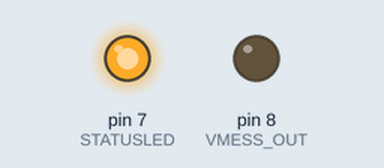
This sketch was run on a simulated Arduino Uno, built with avr-gcc and run on an emulated ATmega328P. On the bench: output pins drawn as LEDs (lit = HIGH). No radio packets arrive unless stated; pins used as bus, display or sensor lines are not drawn.

Above: at 0.1 s.
Timing chart, 0 to 1.6 s (numbered marks = the images above):
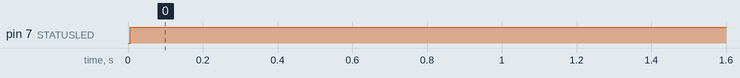

The sketch:

slavenode_BMP85.ino
```cpp
/*
A basic scetch for a slavenode
It has everything inside that it needs to operate inside the network.
Just add the specific code for your sensor(s)
Look for this lines: //****

*/
// Define a valid radiochannel here
#define RADIOCHANNEL 90
// This node: Use octal numbers starting with "0": "041" is child 4 of node 1
#define NODE 02
// The CE Pin of the Radio module
#define RADIO_CE_PIN 10
// The CS Pin of the Radio module
#define RADIO_CSN_PIN 9
// The pin of the statusled
#define STATUSLED 7
// The outputpin for batterycontrol for the voltagedivider
#define VMESS_OUT 8
// Zhe inputpin for batterycontrol
#define VMESS_IN A0
// the divider to get the real voltage from ADC
#define VOLTAGEDIVIDER 1600

// ------ End of configuration part ------------

#include <RF24Network.h>
#include <RF24.h>
#include <SPI.h>
#include <JeeLib.h>  // Include library containing low power functions
//****
// some includes for your sensor(s)
//****
#include <Wire.h>
#include <BMP085.h>
/* BMP085 Luftdrucksensor
   Connections
   ===========
   Connect SCL to analog 5
   Connect SDA to analog 4
   Connect 5V to 5V DC
   Connect GROUND to common ground
*/
BMP085 bmp;

// Structure of our payload
struct payload_t
{
  uint16_t orderno;
  uint16_t seq;
  float value;
};

payload_t payload;

enum mode_t { sleep, listen_radio } mode;

RF24NetworkHeader rxheader;
RF24NetworkHeader txheader(0);

unsigned int sleeptime = 0;
boolean init_finished = false;
boolean radio_always_on = false;
int loopcount=0;
int loopcountmax = 9;

ISR(WDT_vect) { Sleepy::watchdogEvent(); } // Setup for low power waiting

// nRF24L01(+) radio attached using Getting Started board
// Usage: radio(CE_pin, CS_pin)
RF24 radio(RADIO_CE_PIN,RADIO_CSN_PIN);

// Network uses that radio
RF24Network network(radio);


void setup(void) {

//    Serial.begin(9600);
//    Serial.println("Init:");

  int i = 0;
  bool mode_init_tx=true;
  pinMode(STATUSLED, OUTPUT);
  pinMode(VMESS_OUT, OUTPUT);
  pinMode(VMESS_IN, INPUT);
  analogReference(INTERNAL);
  SPI.begin();
  radio.begin();
  //****
  // put anything else to init here
  //****
  Wire.begin();
  bmp.begin();
  // end aditional init
  network.begin(RADIOCHANNEL, NODE);
  radio.setDataRate(RF24_250KBPS);
  digitalWrite(STATUSLED,HIGH);
  // initialisation beginns: set sleeptime
  while ( ! init_finished ) {
    // Ask the master for initilisation
    if ( i > 10 ) {
      if (mode_init_tx) {
        txheader.type=119;
        payload.orderno=0;
        payload.seq=0;
        payload.value=0;
        network.write(txheader,&payload,sizeof(payload));
        i = 0;
      }
    }
    delay(20);
    network.update();
    if ( network.available() ) {
      RF24NetworkHeader rxheader;
      network.read(rxheader,&payload,sizeof(payload));
      mode_init_tx=false;
      switch (rxheader.type) {
        case 119: {
          if ( sleeptime > 0 ) init_finished=true;
          mode = sleep;
          break; }
        case 112: {
          radio_always_on = (payload.value > 0.5);
          mode = sleep;
          break; }
        case 111: {
        // Init des Sleeptimers
          sleeptime=payload.value;
          txheader.type=111;
          network.write(txheader,&payload,sizeof(payload));
//     Serial.print("sleeptime: ");
//     Serial.println(sleeptime);
          break; }
      }
    }
    i++;
    if ( i > 100 ) { mode_init_tx = true; digitalWrite(STATUSLED,LOW); }
  }
  digitalWrite(STATUSLED,LOW);
}


float read_battery_voltage(void) {
  float vmess;
  digitalWrite(VMESS_OUT, HIGH);
  Sleepy::loseSomeTime(100);      // Wait 100ms
  vmess=analogRead(VMESS_IN);
  vmess=vmess+analogRead(VMESS_IN);
  vmess=vmess+analogRead(VMESS_IN);
  vmess=vmess+analogRead(VMESS_IN);
  vmess=vmess+analogRead(VMESS_IN);
  digitalWrite(VMESS_OUT, LOW);
  return vmess / VOLTAGEDIVIDER;
}

void loop(void) {
//  digitalWrite(STATUSLED,HIGH);
  Sleepy::loseSomeTime(100);
  network.update();
  if ( network.available() ) {
    RF24NetworkHeader header;
    network.read(header,&payload,sizeof(payload));
    // stay longer awake and listen 3 seconds
    loopcountmax=30;
    switch (header.type) {
      case 1:
        txheader.type=1;
        //****
        // insert here: payload.value=[result from sensor]
        payload.value=bmp.readTemperature();
//     Serial.println("Temp: ");
//     Serial.println(payload.value);
        network.write(txheader,&payload,sizeof(payload));
       break;
      case 2:
        txheader.type=2;
        //****
        // insert here: payload.value=[result from sensor]
        payload.value=pow(((95*0.0065)/(bmp.readTemperature()+273.15)+1),5.257)*bmp.readPressure()/100.0;
//     Serial.println("Druck: ");
//     Serial.println(payload.value);
        network.write(txheader,&payload,sizeof(payload));
       break;
      case 3:
        txheader.type=3;
        //****
        // insert here: payload.value=[result from sensor]
        network.write(txheader,&payload,sizeof(payload));
       break;
      case 4:
        txheader.type=4;
        //****
        // insert here: payload.value=[result from sensor]
        network.write(txheader,&payload,sizeof(payload));
       break;
      case 5:
        txheader.type=5;
        //****
        // insert here: payload.value=[result from sensor]
        network.write(txheader,&payload,sizeof(payload));
       break;
      case 6:
        txheader.type=6;
        //****
        // insert here: payload.value=[result from sensor]
        network.write(txheader,&payload,sizeof(payload));
       break;
      case 7:
        txheader.type=7;
        //****
        // insert here: payload.value=[result from sensor]
        network.write(txheader,&payload,sizeof(payload));
       break;
      case 8:
        txheader.type=8;
        //****
        // insert here: payload.value=[result from sensor]
        network.write(txheader,&payload,sizeof(payload));
       break;
      case 9:
        txheader.type=9;
        //****
        // insert here: payload.value=[result from sensor]
        network.write(txheader,&payload,sizeof(payload));
       break;
      case 101:
      // battery voltage
        payload.value=read_battery_voltage();
//     Serial.println("Ubatt: ");
//     Serial.println(payload.value);
        txheader.type=101;
        network.write(txheader,&payload,sizeof(payload));
        break;
      case 111:
      // sleeptimer
        if (payload.value > 0) sleeptime=payload.value;
        mode=sleep;
        txheader.type=111;
        network.write(txheader,&payload,sizeof(payload));
        break;
      case 112:
      // radio on (=1) or off (=0) when sleep
        txheader.type=112;
        if (payload.value > 0.5) radio_always_on = true; else radio_always_on = false;
        network.write(txheader,&payload,sizeof(payload));
        break;
      case 117:
      // listen radio - dont sleep
        txheader.type=117;
        mode=listen_radio;
        network.write(txheader,&payload,sizeof(payload));
        break;
    }
//    network.write(txheader,&payload,sizeof(payload));
  }
  if (loopcount > loopcountmax) {
//    digitalWrite(STATUSLED,LOW);
    switch ( mode ) {
      case sleep:
        if ( ! radio_always_on ) radio.powerDown();
        Sleepy::loseSomeTime(sleeptime);
        radio.powerUp();
        break;
      case listen_radio:
        // nothing do do here
        break;
    }
    loopcountmax=5;
    loopcount=0;
  }
  loopcount++;
}
```

Measured:
- by itself, pin 7 (STATUSLED): LOW → HIGH at 0.01 s
